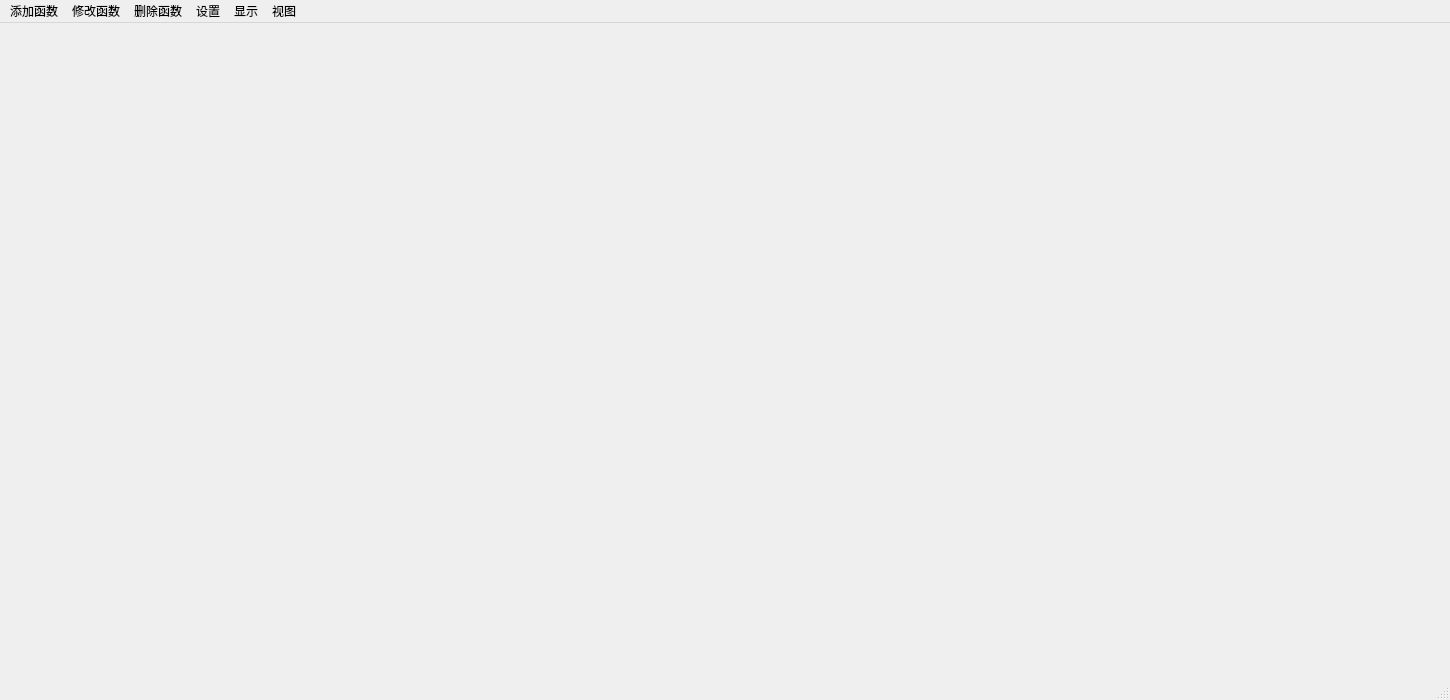
<?xml version="1.0" encoding="UTF-8"?>
<ui version="4.0">
 <class>QFunctionIndicatorWnd</class>
 <widget class="QMainWindow" name="QFunctionIndicatorWnd">
  <property name="geometry">
   <rect>
    <x>0</x>
    <y>0</y>
    <width>1450</width>
    <height>700</height>
   </rect>
  </property>
  <property name="font">
   <font>
    <family>微软雅黑</family>
   </font>
  </property>
  <property name="windowTitle">
   <string>Function-Indicator</string>
  </property>
  <widget class="QWidget" name="centralwidget"/>
  <widget class="QMenuBar" name="menubar">
   <property name="geometry">
    <rect>
     <x>0</x>
     <y>0</y>
     <width>1450</width>
     <height>25</height>
    </rect>
   </property>
   <widget class="QMenu" name="menu">
    <property name="title">
     <string>添加函数</string>
    </property>
    <addaction name="m_AddNormalFunc"/>
    <addaction name="action1"/>
    <addaction name="action2"/>
   </widget>
   <widget class="QMenu" name="menu_2">
    <property name="title">
     <string>修改函数</string>
    </property>
    <addaction name="action1_3"/>
   </widget>
   <widget class="QMenu" name="menu_3">
    <property name="title">
     <string>删除函数</string>
    </property>
    <addaction name="action1_2"/>
    <addaction name="action2_2"/>
   </widget>
   <widget class="QMenu" name="menu_4">
    <property name="title">
     <string>设置</string>
    </property>
    <addaction name="action1_4"/>
    <addaction name="action2_3"/>
    <addaction name="action3"/>
   </widget>
   <widget class="QMenu" name="menu_5">
    <property name="title">
     <string>显示</string>
    </property>
    <addaction name="action1_5"/>
    <addaction name="action2_4"/>
    <addaction name="action3_2"/>
    <addaction name="action4"/>
    <addaction name="action5"/>
   </widget>
   <widget class="QMenu" name="menu_6">
    <property name="title">
     <string>视图</string>
    </property>
    <addaction name="action1_6"/>
    <addaction name="action2_5"/>
   </widget>
   <addaction name="menu"/>
   <addaction name="menu_2"/>
   <addaction name="menu_3"/>
   <addaction name="menu_4"/>
   <addaction name="menu_5"/>
   <addaction name="menu_6"/>
  </widget>
  <widget class="QStatusBar" name="statusbar"/>
  <action name="m_AddNormalFunc">
   <property name="text">
    <string>普通函数</string>
   </property>
  </action>
  <action name="action1">
   <property name="text">
    <string>极坐标函数</string>
   </property>
  </action>
  <action name="action2">
   <property name="text">
    <string>参数方程函数</string>
   </property>
  </action>
  <action name="action1_2">
   <property name="text">
    <string>删除一个函数</string>
   </property>
  </action>
  <action name="action2_2">
   <property name="text">
    <string>删除全部函数</string>
   </property>
  </action>
  <action name="action1_3">
   <property name="text">
    <string>修改函数参数</string>
   </property>
  </action>
  <action name="action1_4">
   <property name="text">
    <string>设置X-Y显示范围</string>
   </property>
  </action>
  <action name="action2_3">
   <property name="text">
    <string>移动模式</string>
   </property>
  </action>
  <action name="action3">
   <property name="text">
    <string>单函数</string>
   </property>
  </action>
  <action name="action1_5">
   <property name="text">
    <string>边框</string>
   </property>
  </action>
  <action name="action2_4">
   <property name="text">
    <string>坐标轴</string>
   </property>
  </action>
  <action name="action3_2">
   <property name="text">
    <string>网格</string>
   </property>
  </action>
  <action name="action4">
   <property name="text">
    <string>函数信息</string>
   </property>
  </action>
  <action name="action5">
   <property name="text">
    <string>函数列表</string>
   </property>
  </action>
  <action name="action1_6">
   <property name="text">
    <string>工具栏</string>
   </property>
  </action>
  <action name="action2_5">
   <property name="text">
    <string>状态栏</string>
   </property>
  </action>
 </widget>
 <resources/>
 <connections/>
</ui>
